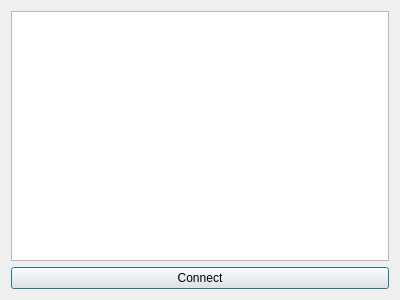
<?xml version="1.0" encoding="UTF-8"?>
<ui version="4.0">
 <class>FindGameDialog</class>
 <widget class="QDialog" name="FindGameDialog">
  <property name="geometry">
   <rect>
    <x>0</x>
    <y>0</y>
    <width>400</width>
    <height>300</height>
   </rect>
  </property>
  <property name="windowTitle">
   <string>Find Game</string>
  </property>
  <layout class="QVBoxLayout" name="verticalLayout">
   <item>
    <widget class="QListWidget" name="hostListWidget"/>
   </item>
   <item>
    <widget class="QPushButton" name="connectButton">
     <property name="text">
      <string>Connect</string>
     </property>
    </widget>
   </item>
  </layout>
 </widget>
 <resources/>
 <connections/>
</ui>
